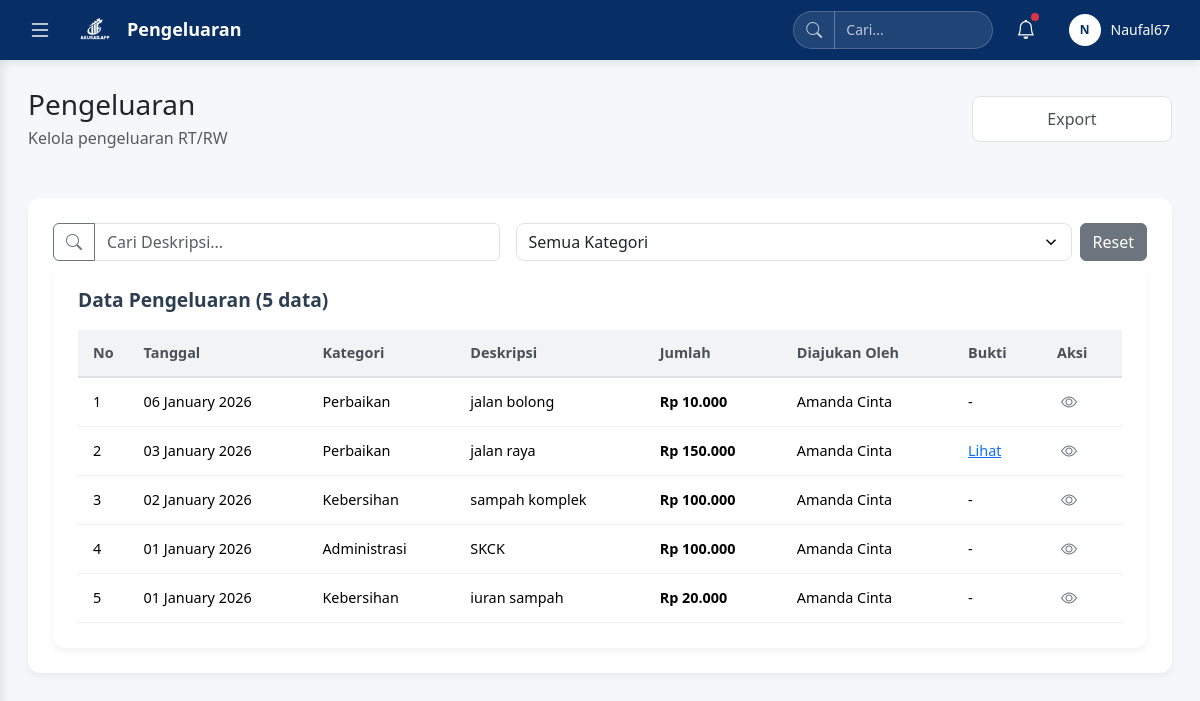
Page /dashboard_warga/pengeluaranwarga.php (signed in) on the committed database.
### tables this page shows
CREATE TABLE `pengeluaran_kegiatan` (
  `id_pengeluaran` int(11) NOT NULL,
  `tanggal_pengeluaran` date NOT NULL,
  `deskripsi` varchar(200) NOT NULL,
  `jumlah_pengeluaran` int(50) NOT NULL DEFAULT 0,
  `id_user` int(11) NOT NULL,
  `created_at` timestamp NOT NULL DEFAULT current_timestamp(),
  `kategori` varchar(50) NOT NULL,
  `diajukan_oleh` varchar(100) NOT NULL,
  `bukti` varchar(255) DEFAULT NULL
);

CREATE TABLE `user` (
  `id_user` int(11) NOT NULL,
  `username` varchar(50) NOT NULL,
  `nik` varchar(16) NOT NULL,
  `rt_number` varchar(20) NOT NULL,
  `password` varchar(255) NOT NULL,
  `role` enum('RT','Bendahara','warga') NOT NULL,
  `id_warga` int(11) DEFAULT NULL,
  `created_at` timestamp NOT NULL DEFAULT current_timestamp(),
  `email` varchar(255) NOT NULL
);

### dashboard_warga/pengeluaranwarga.php (the view, shortened to what this page needs)
<?php
require_once '../config/koneksi.php';
function formatRupiah($angka) {
    return 'Rp ' . number_format($angka, 0, ',', '.');
}
$rt_warga = $_SESSION['rt_number'] ?? '';
$query = "SELECT pk.*, u.username as diajukan_oleh, u.rt_number
          FROM pengeluaran_kegiatan pk
          LEFT JOIN user u ON pk.id_user = u.id_user
          WHERE u.rt_number = '" . mysqli_real_escape_string($koneksi, $rt_warga) . "'
          ORDER BY pk.tanggal_pengeluaran DESC, pk.created_at DESC";
$result = mysqli_query($koneksi, $query);
$expenses = [];
if ($result && mysqli_num_rows($result) > 0) {
    while ($row = mysqli_fetch_assoc($result)) {
        $expenses[] = [
            'id_pengeluaran' => $row['id_pengeluaran'],
            'tanggal' => $row['tanggal_pengeluaran'],
            'kategori' => $row['kategori'],
            'deskripsi' => $row['deskripsi'],
            'jumlah' => $row['jumlah_pengeluaran'],
            'diajukan_oleh' => $row['diajukan_oleh'] ?: 'Tidak diketahui',
            'bukti' => $row['bukti']
        ];
    }
}
?>
<!DOCTYPE html>
<html lang="id">
<head>
    <link href="https://cdn.jsdelivr.net/npm/bootstrap@5.3.3/dist/css/bootstrap.min.css" rel="stylesheet">
    <link rel="stylesheet" href="https://cdn.jsdelivr.net/npm/bootstrap-icons@1.11.3/font/bootstrap-icons.min.css">
</head>
<body>
<?php include 'sidebar.php'; ?>
<div class="main-content" id="mainContent">
    <div class="topbar d-none d-md-flex mb-5">
        <div class="top-bar-left">
            <div class="d-flex flex-column">
                <h2 class="h3 mb-1">Pengeluaran</h2>
                <p class="text-muted mb-0">Kelola pengeluaran RT/RW</p>
            </div>
        </div>
        <div class="top-bar-right ms-auto">
            <div class="d-flex gap-3">
                <button class="btn btn-export" style="width: 200px;">
                    Export
                </button>
            </div>
        </div>
    </div>
    <div class="filter-section">
        <div class="row g-3 align-items-center">
            <div class="col-md-5">
                <div class="input-group">
                    <button class="btn btn-outline-secondary" type="button" id="btnSearch">
                        <i class="bi bi-search"></i>
                    </button>
                    <input type="text" class="form-control" placeholder="Cari Deskripsi..." id="searchDeskripsi">
                </div>
            </div>
            <div class="col-md-7 d-flex gap-2">
                <select class="form-select" id="filterKategori" style="flex: 1;">
                    <option value="">Semua Kategori</option>
                </select>
                <button class="btn btn-secondary" id="btnReset">
                    Reset
                </button>
            </div>
        </div>
    <div class="data-section">
        <div class="d-flex justify-content-between align-items-center mb-3">
            <div class="data-title">
                Data Pengeluaran (<?php echo count($expenses); ?> data)
            </div>
        </div>
        <div class="table-responsive">
            <table class="table table-custom table-hover">
                <thead>
                    <tr>
                        <th scope="col" style="width: 50px;">No</th>
                        <th scope="col">Tanggal</th>
                        <th scope="col">Kategori</th>
                        <th scope="col">Deskripsi</th>
                        <th scope="col">Jumlah</th>
                        <th scope="col">Diajukan Oleh</th>
                        <th scope="col">Bukti</th>
                        <th scope="col" style="width: 80px;">Aksi</th>
                    </tr>
                </thead>
                <tbody>
                    <?php if (empty($expenses)): ?>
                    <tr>
                        <td colspan="8" class="text-center">Tidak ada data pengeluaran</td>
                    </tr>
                    <?php else: ?>
                    <?php foreach ($expenses as $index => $expense): ?>
                    <tr>
                        <td><?= $index + 1 ?></td>
                        <td><?= date('d F Y', strtotime($expense['tanggal'])) ?></td>
                        <td><?= htmlspecialchars($expense['kategori']) ?></td>
                        <td><?= htmlspecialchars($expense['deskripsi']) ?></td>
                        <td><strong><?= formatRupiah($expense['jumlah']) ?></strong></td>
                        <td><?= htmlspecialchars($expense['diajukan_oleh']) ?></td>
                        <td>
                            <?php if ($expense['bukti']) : ?>
                                <a href="../uploads/<?= $expense['bukti'] ?>" target="_blank">Lihat</a>
                            <?php else : ?>
                                -
                            <?php endif; ?>
                        </td>
                        <td>
                            <button class="btn-action-simple" onclick="showDetail(<?= $expense['id_pengeluaran'] ?>)">
                                <i class="bi bi-eye"></i>
                            </button>
                        </td>
                    </tr>
                    <?php endforeach; ?>
                    <?php endif; ?>
                </tbody>
            </table>
        </div>
    </div>
</div>
</body>
</html>

### dashboard_warga/pengeluaranwarga.php (style rules this page uses)
body { background:#f5f7fb }
.main-content { margin-left: 0; margin-top: 60px; padding: 28px; min-height: calc(100vh - 60px); transition: margin-left 0.3s ease; }
.filter-section { background-color: #fff; border-radius: 12px; padding: 25px; margin-bottom: 25px; box-shadow: 0 4px 6px rgba(0,0,0,0.05); }
.btn-export { background-color: white; color: #495057; font-weight: 500; padding: 10px 20px; border-radius: 8px; border: 1px solid #dee2e6; }
.form-select { border-radius: 8px; }
.data-section { background-color: #fff; border-radius: 12px; padding: 25px; box-shadow: 0 4px 6px rgba(0,0,0,0.05); }
.data-title { color: #2c3e50; font-weight: 600; margin-bottom: 0; font-size: 1.2rem; }
.table-custom { margin-bottom: 0; border-collapse: separate; border-spacing: 0; width: 100%; }
.table-custom thead th { background-color: #f1f3f5; border-bottom: 2px solid #dee2e6; font-weight: 600; color: #495057; padding: 12px 15px; font-size: 0.9rem; }
.table-custom tbody td { padding: 12px 15px; vertical-align: middle; border-bottom: 1px solid #eee; font-size: 0.9rem; }
.btn-action-simple { width: 24px; height: 24px; padding: 0; display: inline-flex; align-items: center; justify-content: center; border: none; background: none; color: #6c757d; cursor: pointer; }
.btn-action-simple i { font-size: 16px; }

### dashboard_warga/sidebar.php (style rules this page uses)
.top-bar-left { display: flex; align-items: center; gap: 15px; }
.top-bar-right { display: flex; align-items: center; gap: 15px; }
@media (min-width: 769px) { .main-content { transition: margin-left 0.3s ease-in-out, opacity 0.3s ease-in-out; } }

### rows in the picture
pengeluaran_kegiatan: tanggal_pengeluaran "06 January 2026", kategori "Perbaikan", deskripsi "jalan bolong", jumlah_pengeluaran "Rp 10.000", id_user.username "Amanda Cinta"
pengeluaran_kegiatan: tanggal_pengeluaran "03 January 2026", kategori "Perbaikan", deskripsi "jalan raya", jumlah_pengeluaran "Rp 150.000", id_user.username "Amanda Cinta"
pengeluaran_kegiatan: tanggal_pengeluaran "02 January 2026", kategori "Kebersihan", deskripsi "sampah komplek", jumlah_pengeluaran "Rp 100.000", id_user.username "Amanda Cinta"
pengeluaran_kegiatan: tanggal_pengeluaran "01 January 2026", kategori "Administrasi", deskripsi "SKCK", jumlah_pengeluaran "Rp 100.000", id_user.username "Amanda Cinta"
pengeluaran_kegiatan: tanggal_pengeluaran "01 January 2026", kategori "Kebersihan", deskripsi "iuran sampah", jumlah_pengeluaran "Rp 20.000", id_user.username "Amanda Cinta"

### other values in the picture
$section_title "Pengeluaran"
substr($_SESSION['nama'] ?? 'W', 0, 1) "N"
$_SESSION['nama'] "Naufal67"
count($expenses) "5"
